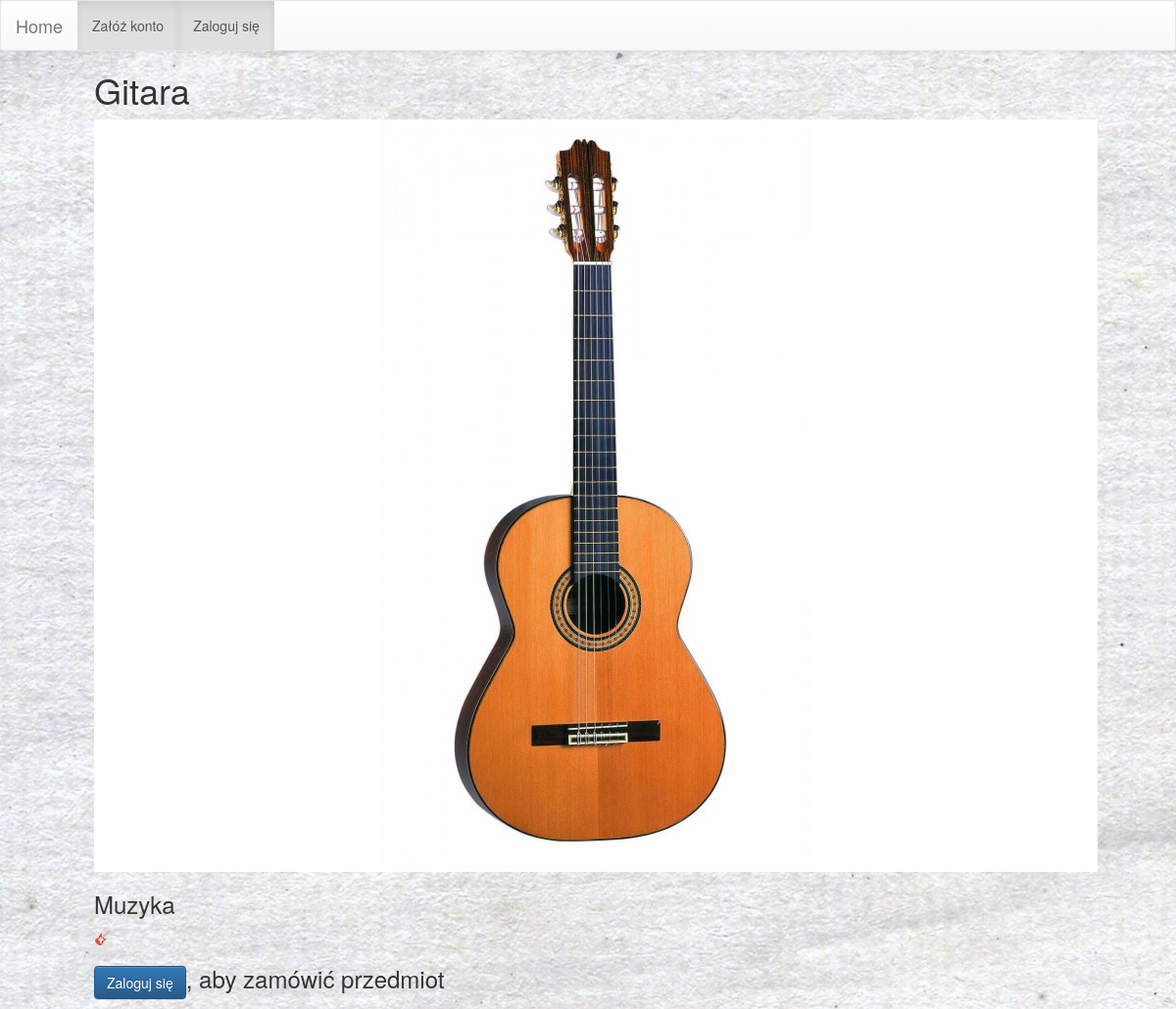
The page /1 on the database its author committed.
### manager/models.py (models this page shows, shortened)
class Item(models.Model):
    owner = models.ForeignKey(User, on_delete=models.CASCADE)
    owner_contact = models.EmailField()
    category = models.ForeignKey(Category, on_delete=models.CASCADE)
    name = models.CharField(max_length=50)
    photo = models.FileField(blank=True)
    description = models.TextField(max_length=1000)

class Category(models.Model):
    name = models.CharField(max_length=50)
    class Meta:
        verbose_name_plural = 'Categories'
    def __str__(self):
        return self.name

### manager/views.py (the view)
# urls.py: url(r'^(?P<pk>\d+)$', views.Detail.as_view(), name='detail'),
class Detail(DetailView):
    model = Item
    template_name = 'manager/DetailView.html'

### manager/templates/manager/DetailView.html (shortened to what this page needs)
{% extends 'manager/base.html' %}
{% block body %}
    <div style="margin-left:8%">
        <h1>{{ item.name }}</h1>
        {% if item.photo %}
            <img src="{{ item.photo.url }}">
        {% else %}
            <h3>Brak zdjęcia dla tego przedmiotu</h3>
        {% endif %}
        <h3>{{ item.category }}</h3>
        <p>{{ item.description}}</p>
        {% if user.is_authenticated %}
            <a href="{% url 'manager:pickup' item.pk %}"><button type="submit" class="btn btn-primary">Zamów przedmiot</button></a>
        {% else %}
            <h3><a href="{% url 'manager:login' %}"><button type="submit" class="btn btn-primary">Zaloguj się</button></a>, aby zamówić przedmiot</h3>
        {% endif %}
    </div>
{% endblock %}

### manager/static/manager/styles.css (style rules this page uses)
body { background: url(background.jpg); }

### rows shown on the page
Item: name "Gitara", photo (picture), category "Muzyka", description "🎸"
